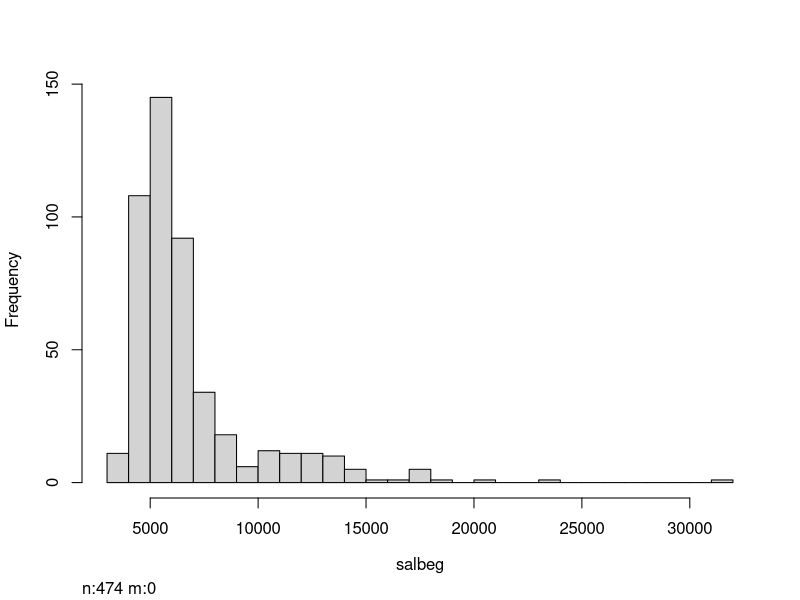
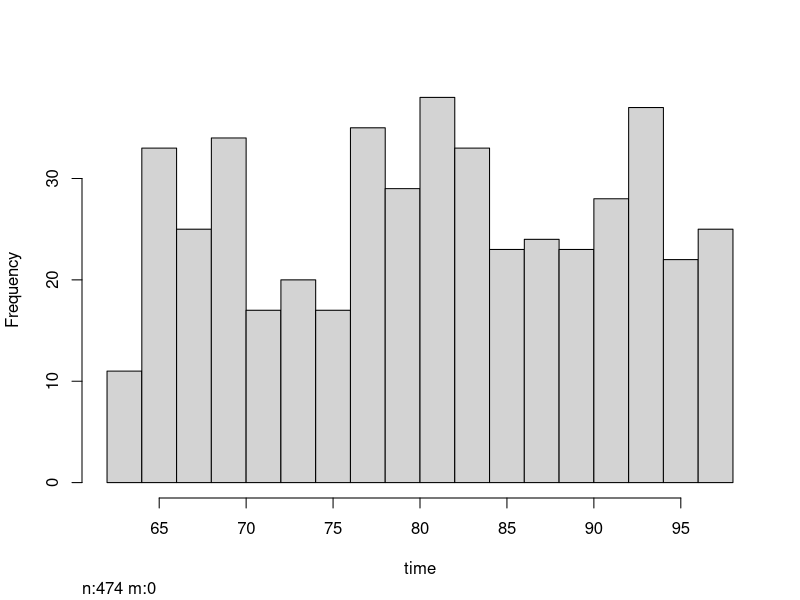
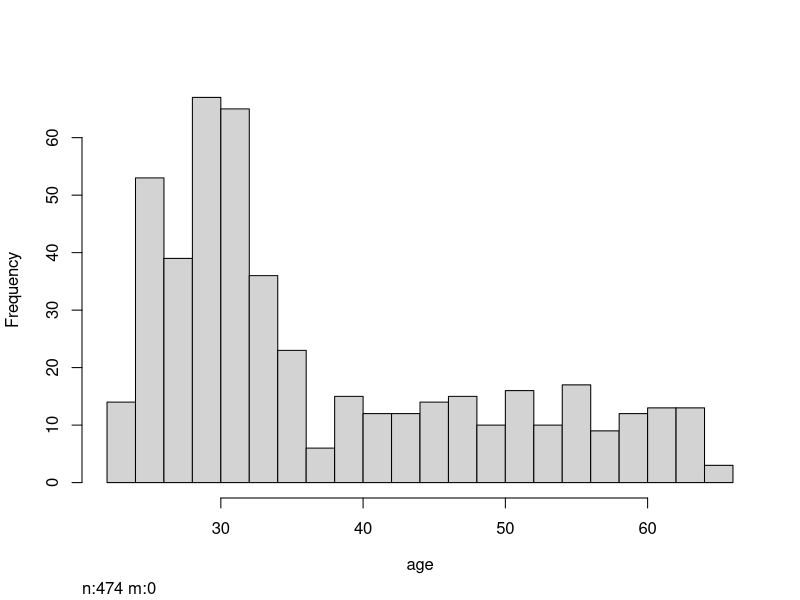
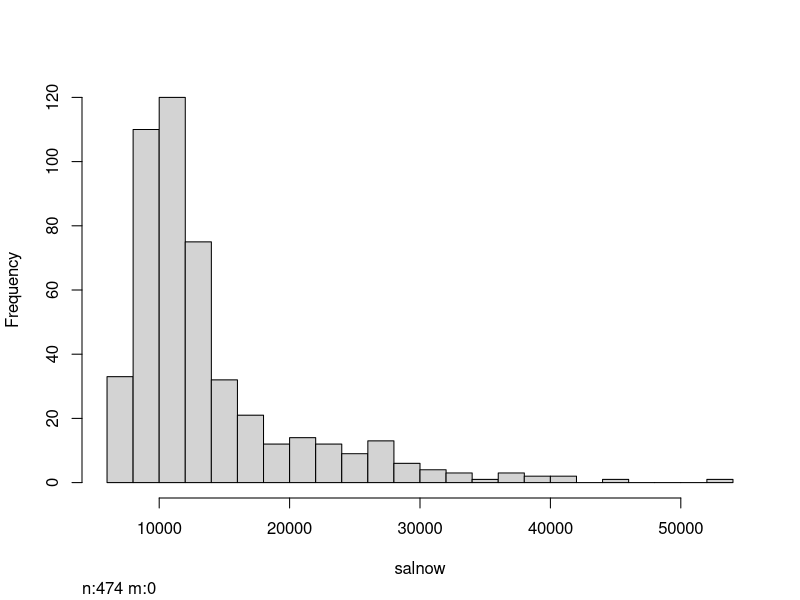
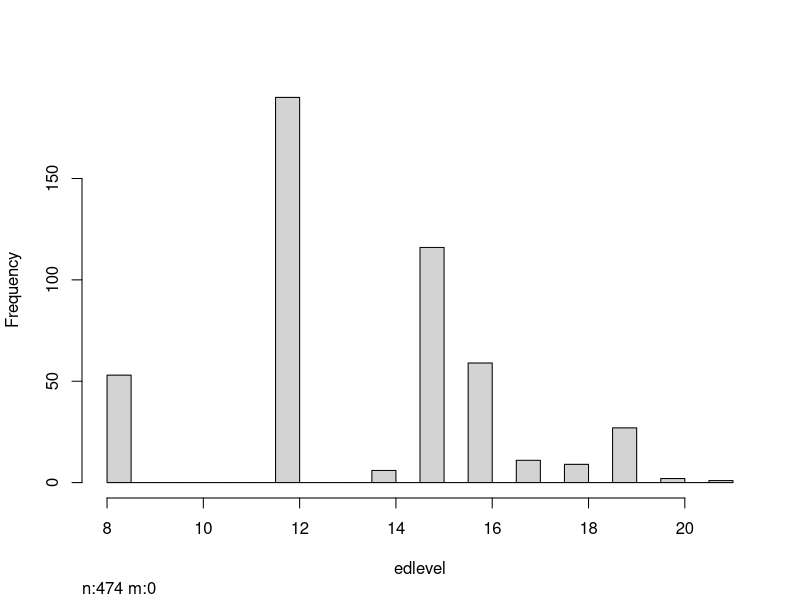
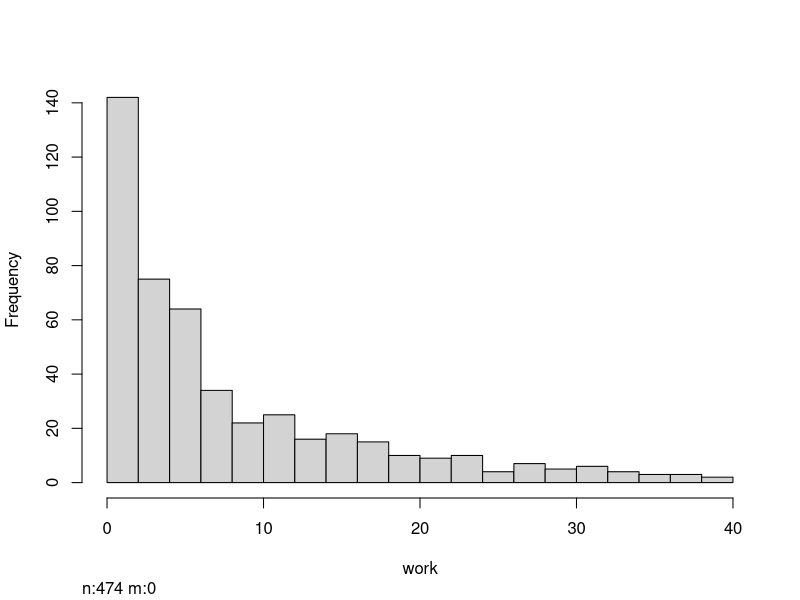
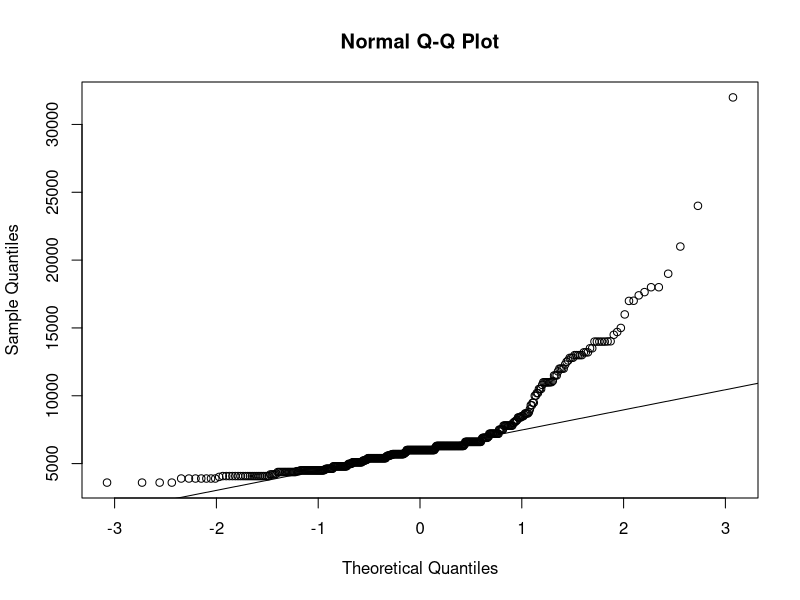
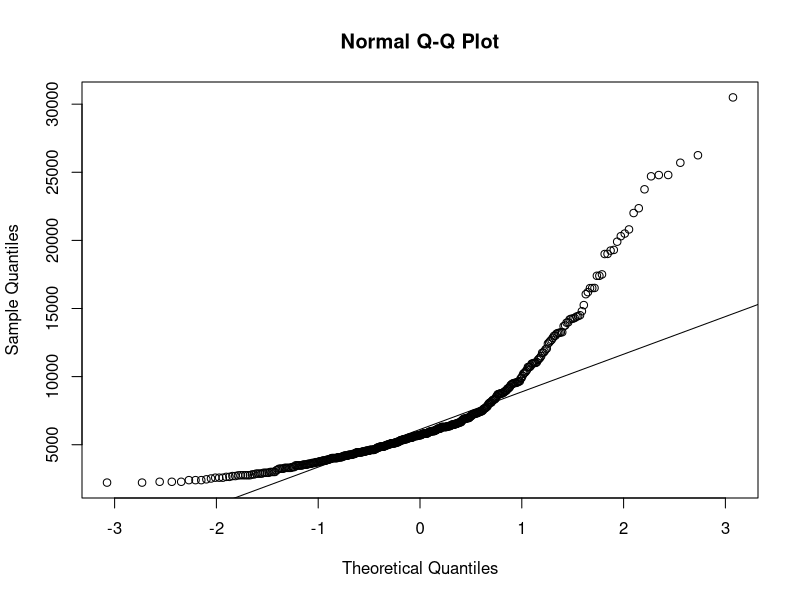

Reproduce these figures in R, in order.
setwd("E:/dersler/Statistics 1/assignment 3")
library(tidyverse)
library(foreign)
library(nortest)
library(Hmisc)
library(car)
library(gmodels)
#Q1
salary <- read.spss("salary.sav", to.data.frame = T)
salary <- salary[,-1]
str(salary)
#Q2
sum(which(is.na(salary)))
summary(salary)
for(i in 1:ncol(salary)){
  if (class(salary[,i]) == "numeric"){
    hist(salary[i])
  }}
salary[which(salary$salbeg==max(salary$salbeg)),]
#Q3
beginning <- salary$salbeg
lillie.test(beginning)
shapiro.test(beginning)
qqnorm(beginning)
qqline(beginning)
multifunctions <- function(x){
  c(length=length(x),mean=mean(x),median=median(x))
}
multifunctions(beginning)
t.test(beginning, mu=1000)
#Q4
diff <- salary$salnow - salary$salbeg
lillie.test(diff)
shapiro.test(diff)
qqnorm(diff)
qqline(diff)
multifunctions(diff)
wilcox.test(diff, mu=0)
boxplot(salary$salbeg, salary$salnow)
boxplot(diff)
#Q5
males <- salary$salbeg[salary$sex=="MALES"]
females <- salary$salbeg[salary$sex=="FEMALES"]
by(salary$salbeg, salary$sex, lillie.test)
by(salary$salbeg, salary$sex, shapiro.test)
multifunctions(males)
multifunctions(females)
by(salary$salbeg, salary$sex, wilcox.test)
boxplot(males, females)
#Q6
salary$age_cut <- cut2(salary$age, g=3)   
anova <- aov(salbeg~age_cut, salary)
summary(anova)
lillie.test(anova$residuals)
shapiro.test(anova$residuals)
qqnorm(anova$residuals)
qqline(anova$residuals)

young <- salary$age[salary$age_cut=="[23.0,29.7)"]
middle <- salary$age[salary$age_cut=="[29.7,39.8)"]
old <- salary$age[salary$age_cut=="[39.8,64.5]"]
multifunctions(young)
multifunctions(middle)
multifunctions(old)

bartlett.test(salbeg~age_cut, salary)
fligner.test(salbeg~age_cut, salary)
leveneTest(salbeg~age_cut, salary)


oneway.test(salbeg~age_cut, salary, var.equal=FALSE)
kruskal.test(salbeg~age_cut, salary)


boxplot(salary$salbeg~salary$age_cut)
pairwise.t.test(salary$salbeg, salary$age_cut, pool.sd = F)
#Q7
whitef <- subset(salary, salary$sex=="FEMALES" & salary$minority=="WHITE")
whitem <- subset(salary, salary$sex=="MALES" & salary$minority=="WHITE")

(tab <- table(salary$sex, salary$minority))
prop.table(tab)
prop.table(tab,1)
prop.table(tab,2)
prop.test(tab)
chisq.test(tab)
summary(xtabs(~sex+minority, data=salary))
fisher.test(tab)
CrossTable(tab)
CrossTable(tab, digits = 1, format = "SPSS", prop.r = T, 
          chisq = T, 
           fisher = T)
